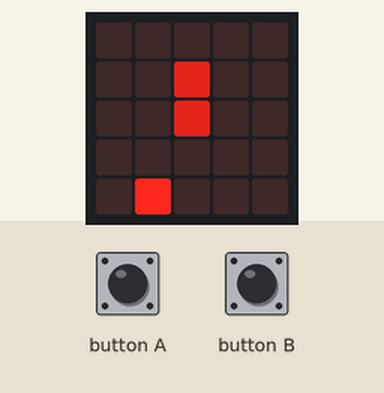
The program below on a simulated BBC micro:bit running MicroPython. Parts: the board's 5×5 LED display. The inputs (shaded band) are chosen by the test bench. Random numbers come from a fixed seed.

Above: at 1.2 s.
1.3 s: button A pressed for 0.15 s
At 1.9 s:
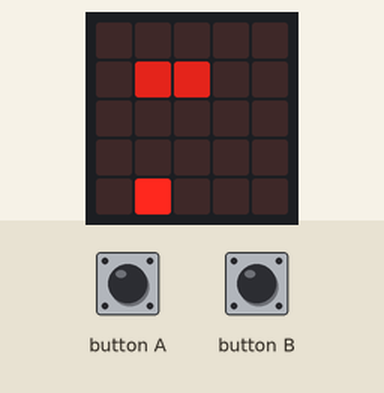
4.4 s: button B pressed for 0.15 s
At 5.0 s:
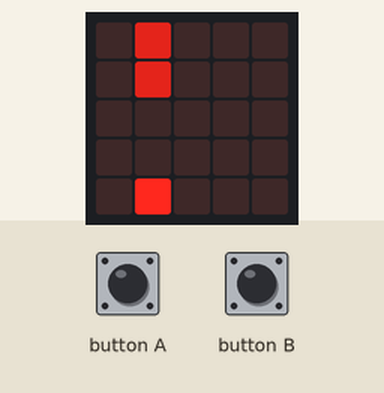
7.5 s: button A pressed for 1 s
At 8.0 s:
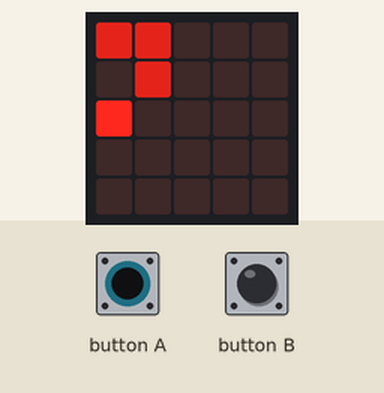
10.7 s: button B pressed for 1 s
At 11.1 s:
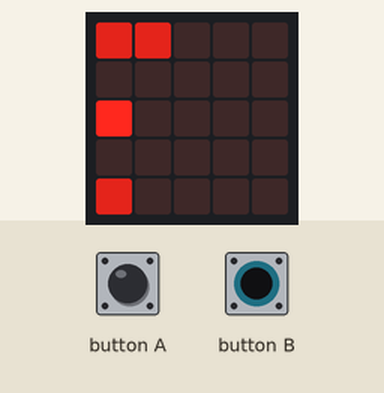
13.7 s: button A pressed for 0.15 s
At 14.2 s:
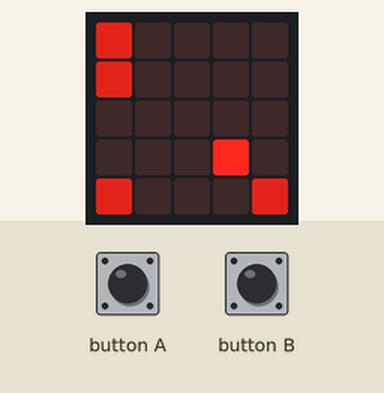
16.8 s: button B pressed for 0.15 s
At 17.3 s:
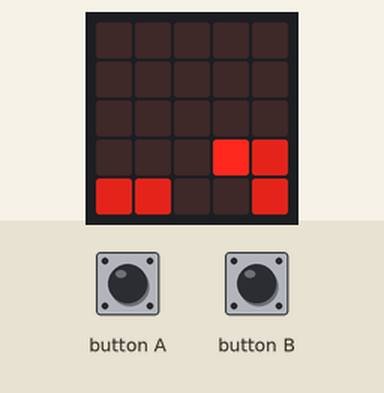
Timing chart, 0 to 19.8 s (numbered marks = the images above; inputs shaded):
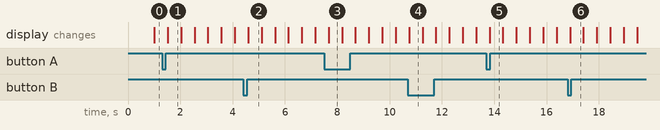

The program:

snake.py
```python
# Imports go at the top
from microbit import *
from random import randint

cup = Image('09990:'
        '90909:'
        '09990:'
        '00900:'
        '09990:'
    )

arrow_up = Image('00900:'
    '09990:'
    '99999:'
    '03930:'
    '03930:'
    )

def game_snake(speed = 512, level = 1):
    def move_snake(x, y, dir):
        if dir == 0:
            return (x + 1) % 5, y
        elif dir == 1:
            return x, (y + 4) % 5
        elif dir == 2:
            return (x + 4) % 5, y
        elif dir == 3:
            return x, (y + 1) % 5
        return 0, 0

    def gen_apple(snake):
        apple_x, apple_y = snake[0]
        while display.get_pixel(apple_x, apple_y) != 0:
            apple_x, apple_y = randint(0,4), randint(0,4)
        display.set_pixel(apple_x, apple_y, 9)

    alive = True
    snake = [(2,3), (2,2)]

    display.clear()
    display.show(level)
    sleep(1000)
    display.clear()
    for x, y in snake:
        #display.show(y)
        display.set_pixel(x, y, 6)
    gen_apple(snake)
    # speed = 512
    dir = 1
    while alive:
        A, B = button_a.was_pressed(), button_b.was_pressed()
        if A and B:
            alive = False
            break
        elif B:
            dir = (dir + 3) % 4
        elif A:
            dir = (dir + 1) % 4

        tail_x, tail_y = snake[0]
        head_x, head_y = snake[-1]
        new_x, new_y = move_snake(head_x, head_y, dir)
        display.set_pixel(tail_x, tail_y, 0)
        if display.get_pixel(new_x, new_y) == 6:
            alive = False
            break
        elif display.get_pixel(new_x, new_y) == 0:
            snake.pop(0)
        elif display.get_pixel(new_x, new_y) == 9:
            display.set_pixel(tail_x, tail_y, 6)
            gen_apple(snake)

        display.set_pixel(new_x, new_y, 6)
        snake.append((new_x, new_y))
        if len(snake) >= 20:
            if speed >= 128:
                display.show(arrow_up)
                sleep(1000)
                game_snake(speed // 2, level + 1)
                return None
            else:
                display.show("WIN!")
                display.show(cup)
                sleep(1000)
                return None
        sleep(speed)
    display.show(Image.SKULL)
    sleep(1000)
    display.clear()

game_snake()
```

Measured:
- what the display in image 1 shows lasts 0.5 s, from 1.5 s to 2.0 s
